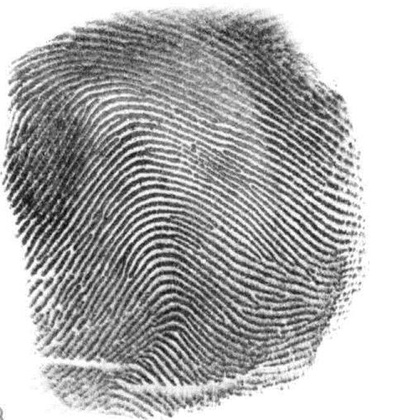
%> input picture Images/SmudgeFinger.jpg, 420 x 420 px, shrunk from 508 x 508 before the run
$ octave SmudgeFinger.m   (GNU Octave 9; MATLAB toolbox functions it lacks are replaced by stand-ins)
%> lines starting %> are read from the running program, lines starting %| are printed output that depends on the picture; in (x1, y1, x2, y2) boxes, pixels count from 0 and x2, y2 are one past the last pixel; in counts of white or black regions, pixels touching at a corner belong together; the program's own positions count from 1
%% Esedoglu-Tsai method
% Smudged fingerprint image
clear all
close all
tic
%% Read and plot initial image
u0=imread('../../Images/SmudgeFinger.jpg');
%> u0 is the input picture: size 420x420 uint8; min 2, max 255, mean 178.2
[M,N] = size(u0);
%> M = 420; N = 420
u0 = double(u0);
%> u0: size 420x420 double

figure(1)
imagesc(u0); axis image; axis off; colormap(gray);
title('Initial Image','Interpreter','latex','FontSize',20)

%% Initial Guess of a Circle
umat = zeros(N);
R = 10;
cx = M/2; cy = N/2;
%> after `cx = M/2`: cx = 210
%> after `cy = N/2`: cy = 210
x = 1:M; y = 1:N;
%> after `x = 1:M`: x = 420 values from 1 to 420
%> after `y = 1:N`: y = 420 values from 1 to 420
[X,Y] = ndgrid(x,y);
[theta,rho] = cart2pol(X-cx,Y-cy);
umat(rho<=R) = 1;
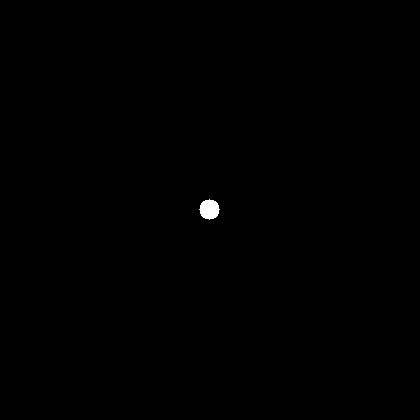
%> umat: size 420x420 double; values 0 (black) and 1 (white), 0.18% white; 1 white region, box (x1, y1, x2, y2) and area: (199, 199, 220, 220) 317

%% Parameters

lambda=0.000095;   % tunable parameter
h=1.;   %  space step size

dt = 0.6*h^2;   % time step size
k = dt;   % time step size for diffusion part

%% Create matrices for discretization

E = sparse(2:N,1:N-1,1,N,N); Imat = speye(N);
A1D = E+E'-2*Imat; A1D(N,N-1) = 2; A1D(1,2) = 2;
%> after `A1D(N,N-1) = 2`:
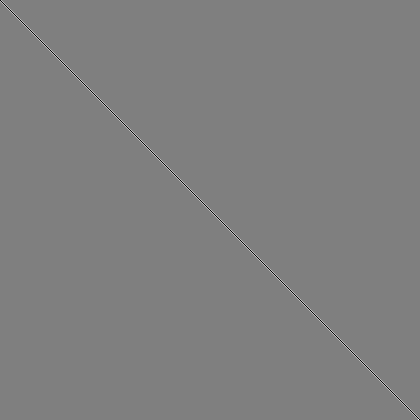
%> A1D: size 420x420 double; min -2, max 2, mean -5.67e-06; drawn with min black and max white
%> after `A1D(1,2) = 2`: A1D: size 420x420 double; under 0.01% of pixels changed, all inside (x1, y1, x2, y2) = (1, 0, 2, 1)
A2D = kron(A1D,Imat) + kron(Imat, A1D);
C = (lambda/sqrt(pi*k))*mean(u0(:));
%> C = 0.0123
Amat = (1+k*C)*speye(N^2) - A2D;
u = reshape(umat,N^2,1);

%%
for t = dt:dt:10*dt
    %-------------------------Diffusion------------------------
    time = 0;
    while (time<dt)
        % compute the mean inside and outside contour
        uvec = u(:);
        fvec = u0(:);
        C1 = mean(fvec(uvec >= 0.5));
        C2 = mean(fvec(uvec < 0.5));

        A = (lambda/sqrt(pi*k))*((C1-fvec).^2+(C2-fvec).^2);
        B = (lambda/sqrt(pi*k))*(C2-fvec).^2;

        u = Amat\(uvec+k*(C-A).*uvec+B);
        time = time+k;
    end
    %-------------------------Threshold------------------------
    u(u<=0.5) = 0;
    u(u>0.5) = 1;

    % plot segmentation
    figure(2);
    imagesc(reshape(u,N,N));  axis image; axis off; colormap(gray);
    title('Esedoglu-Tsai Segmentation','Interpreter','latex','FontSize',20)
end
%> this loop made 10 passes
%> pass 1, `title('Esedoglu-Tsai Segmentation','Interpreter','latex','FontSize',20)`:
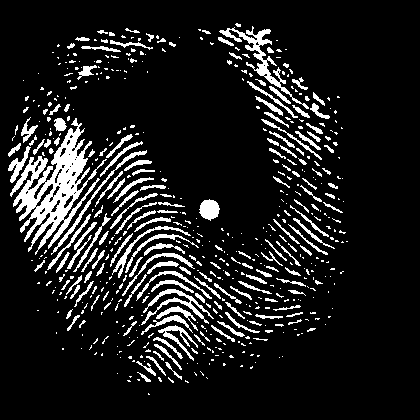
%> displayed picture: size 420x420x3, on the screen's scale of 0 to 255; 11.7% white; 564 white regions (396 under 20 px), largest, box (x1, y1, x2, y2) and area: (10, 118, 107, 255) 4233, (219, 26, 309, 109) 1002, (141, 289, 214, 325) 537
%> after the loop:
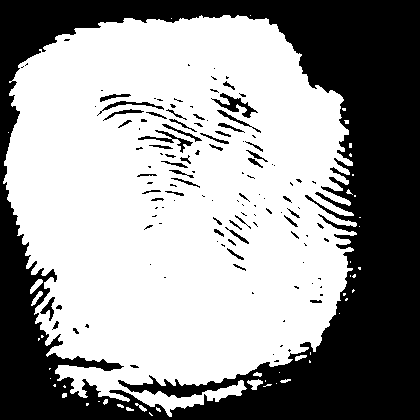
%> displayed picture: size 420x420x3, on the screen's scale of 0 to 255; 59.8% white; 126 black regions (78 under 20 px), largest, box (x1, y1, x2, y2) and area: (0, 0, 420, 420) 67553, (211, 93, 258, 118) 346, (138, 130, 193, 153) 248

% [8 lines of commented-out code are left out]
toc
